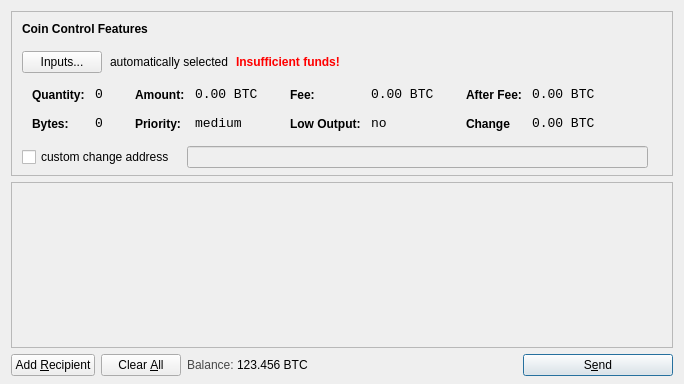
<?xml version="1.0" encoding="UTF-8"?>
<ui version="4.0">
 <class>SendCoinsDialog</class>
 <widget class="QDialog" name="SendCoinsDialog">
  <property name="geometry">
   <rect>
    <x>0</x>
    <y>0</y>
    <width>681</width>
    <height>384</height>
   </rect>
  </property>
  <property name="windowTitle">
   <string>Send Coins</string>
  </property>
  <layout class="QVBoxLayout" name="verticalLayout" stretch="0,1,0">
   <property name="bottomMargin">
    <number>8</number>
   </property>
   <item>
    <widget class="QFrame" name="frameCoinControl">
     <property name="sizePolicy">
      <sizepolicy hsizetype="Expanding" vsizetype="Expanding">
       <horstretch>0</horstretch>
       <verstretch>0</verstretch>
      </sizepolicy>
     </property>
     <property name="maximumSize">
      <size>
       <width>16777215</width>
       <height>16777215</height>
      </size>
     </property>
     <property name="frameShape">
      <enum>QFrame::StyledPanel</enum>
     </property>
     <property name="frameShadow">
      <enum>QFrame::Sunken</enum>
     </property>
     <layout class="QVBoxLayout" name="verticalLayoutCoinControl2">
      <property name="spacing">
       <number>6</number>
      </property>
      <property name="leftMargin">
       <number>0</number>
      </property>
      <property name="topMargin">
       <number>0</number>
      </property>
      <property name="rightMargin">
       <number>0</number>
      </property>
      <property name="bottomMargin">
       <number>6</number>
      </property>
      <item>
       <layout class="QVBoxLayout" name="verticalLayoutCoinControl" stretch="0,0,0,0,1">
        <property name="spacing">
         <number>0</number>
        </property>
        <property name="leftMargin">
         <number>10</number>
        </property>
        <property name="topMargin">
         <number>10</number>
        </property>
        <item>
         <layout class="QHBoxLayout" name="horizontalLayoutCoinControl1">
          <property name="bottomMargin">
           <number>15</number>
          </property>
          <item>
           <widget class="QLabel" name="labelCoinControlFeatures">
            <property name="sizePolicy">
             <sizepolicy hsizetype="Preferred" vsizetype="Maximum">
              <horstretch>0</horstretch>
              <verstretch>0</verstretch>
             </sizepolicy>
            </property>
            <property name="font">
             <font>
              <weight>75</weight>
              <bold>true</bold>
             </font>
            </property>
            <property name="styleSheet">
             <string notr="true">font-weight:bold;</string>
            </property>
            <property name="text">
             <string>Coin Control Features</string>
            </property>
           </widget>
          </item>
         </layout>
        </item>
        <item>
         <layout class="QHBoxLayout" name="horizontalLayoutCoinControl2" stretch="0,0,0,0">
          <property name="spacing">
           <number>8</number>
          </property>
          <property name="bottomMargin">
           <number>10</number>
          </property>
          <item>
           <widget class="QPushButton" name="pushButtonCoinControl">
            <property name="styleSheet">
             <string notr="true"/>
            </property>
            <property name="text">
             <string>Inputs...</string>
            </property>
           </widget>
          </item>
          <item>
           <widget class="QLabel" name="labelCoinControlAutomaticallySelected">
            <property name="text">
             <string>automatically selected</string>
            </property>
            <property name="margin">
             <number>5</number>
            </property>
           </widget>
          </item>
          <item>
           <widget class="QLabel" name="labelCoinControlInsuffFunds">
            <property name="font">
             <font>
              <weight>75</weight>
              <bold>true</bold>
             </font>
            </property>
            <property name="styleSheet">
             <string notr="true">color:red;font-weight:bold;</string>
            </property>
            <property name="text">
             <string>Insufficient funds!</string>
            </property>
            <property name="margin">
             <number>5</number>
            </property>
           </widget>
          </item>
          <item>
           <spacer name="horizontalSpacerCoinControl">
            <property name="orientation">
             <enum>Qt::Horizontal</enum>
            </property>
            <property name="sizeHint" stdset="0">
             <size>
              <width>40</width>
              <height>1</height>
             </size>
            </property>
           </spacer>
          </item>
         </layout>
        </item>
        <item>
         <widget class="QWidget" name="widgetCoinControl" native="true">
          <property name="sizePolicy">
           <sizepolicy hsizetype="Preferred" vsizetype="Preferred">
            <horstretch>0</horstretch>
            <verstretch>0</verstretch>
           </sizepolicy>
          </property>
          <property name="minimumSize">
           <size>
            <width>0</width>
            <height>0</height>
           </size>
          </property>
          <property name="styleSheet">
           <string notr="true"/>
          </property>
          <layout class="QHBoxLayout" name="horizontalLayoutCoinControl5">
           <property name="margin">
            <number>0</number>
           </property>
           <item>
            <layout class="QHBoxLayout" name="horizontalLayoutCoinControl3" stretch="0,0,0,1">
             <property name="spacing">
              <number>20</number>
             </property>
             <property name="topMargin">
              <number>0</number>
             </property>
             <property name="bottomMargin">
              <number>10</number>
             </property>
             <item>
              <layout class="QFormLayout" name="formLayoutCoinControl1">
               <property name="horizontalSpacing">
                <number>10</number>
               </property>
               <property name="verticalSpacing">
                <number>14</number>
               </property>
               <property name="leftMargin">
                <number>10</number>
               </property>
               <property name="topMargin">
                <number>4</number>
               </property>
               <property name="rightMargin">
                <number>6</number>
               </property>
               <item row="0" column="0">
                <widget class="QLabel" name="labelCoinControlQuantityText">
                 <property name="styleSheet">
                  <string notr="true">font-weight:bold;</string>
                 </property>
                 <property name="text">
                  <string>Quantity:</string>
                 </property>
                 <property name="margin">
                  <number>0</number>
                 </property>
                </widget>
               </item>
               <item row="0" column="1">
                <widget class="QLabel" name="labelCoinControlQuantity">
                 <property name="font">
                  <font>
                   <family>Monospace</family>
                   <pointsize>10</pointsize>
                  </font>
                 </property>
                 <property name="cursor">
                  <cursorShape>IBeamCursor</cursorShape>
                 </property>
                 <property name="contextMenuPolicy">
                  <enum>Qt::ActionsContextMenu</enum>
                 </property>
                 <property name="text">
                  <string>0</string>
                 </property>
                 <property name="margin">
                  <number>0</number>
                 </property>
                 <property name="textInteractionFlags">
                  <set>Qt::LinksAccessibleByMouse|Qt::TextSelectableByKeyboard|Qt::TextSelectableByMouse</set>
                 </property>
                </widget>
               </item>
               <item row="1" column="0">
                <widget class="QLabel" name="labelCoinControlBytesText">
                 <property name="styleSheet">
                  <string notr="true">font-weight:bold;</string>
                 </property>
                 <property name="text">
                  <string>Bytes:</string>
                 </property>
                </widget>
               </item>
               <item row="1" column="1">
                <widget class="QLabel" name="labelCoinControlBytes">
                 <property name="font">
                  <font>
                   <family>Monospace</family>
                   <pointsize>10</pointsize>
                  </font>
                 </property>
                 <property name="cursor">
                  <cursorShape>IBeamCursor</cursorShape>
                 </property>
                 <property name="contextMenuPolicy">
                  <enum>Qt::ActionsContextMenu</enum>
                 </property>
                 <property name="text">
                  <string>0</string>
                 </property>
                 <property name="textInteractionFlags">
                  <set>Qt::LinksAccessibleByMouse|Qt::TextSelectableByKeyboard|Qt::TextSelectableByMouse</set>
                 </property>
                </widget>
               </item>
              </layout>
             </item>
             <item>
              <layout class="QFormLayout" name="formLayoutCoinControl2">
               <property name="horizontalSpacing">
                <number>10</number>
               </property>
               <property name="verticalSpacing">
                <number>14</number>
               </property>
               <property name="leftMargin">
                <number>6</number>
               </property>
               <property name="topMargin">
                <number>4</number>
               </property>
               <property name="rightMargin">
                <number>6</number>
               </property>
               <item row="0" column="0">
                <widget class="QLabel" name="labelCoinControlAmountText">
                 <property name="styleSheet">
                  <string notr="true">font-weight:bold;</string>
                 </property>
                 <property name="text">
                  <string>Amount:</string>
                 </property>
                 <property name="margin">
                  <number>0</number>
                 </property>
                </widget>
               </item>
               <item row="0" column="1">
                <widget class="QLabel" name="labelCoinControlAmount">
                 <property name="font">
                  <font>
                   <family>Monospace</family>
                   <pointsize>10</pointsize>
                  </font>
                 </property>
                 <property name="cursor">
                  <cursorShape>IBeamCursor</cursorShape>
                 </property>
                 <property name="contextMenuPolicy">
                  <enum>Qt::ActionsContextMenu</enum>
                 </property>
                 <property name="text">
                  <string>0.00 BTC</string>
                 </property>
                 <property name="textInteractionFlags">
                  <set>Qt::LinksAccessibleByMouse|Qt::TextSelectableByKeyboard|Qt::TextSelectableByMouse</set>
                 </property>
                </widget>
               </item>
               <item row="1" column="0">
                <widget class="QLabel" name="labelCoinControlPriorityText">
                 <property name="styleSheet">
                  <string notr="true">font-weight:bold;</string>
                 </property>
                 <property name="text">
                  <string>Priority:</string>
                 </property>
                </widget>
               </item>
               <item row="1" column="1">
                <widget class="QLabel" name="labelCoinControlPriority">
                 <property name="font">
                  <font>
                   <family>Monospace</family>
                   <pointsize>10</pointsize>
                  </font>
                 </property>
                 <property name="cursor">
                  <cursorShape>IBeamCursor</cursorShape>
                 </property>
                 <property name="contextMenuPolicy">
                  <enum>Qt::ActionsContextMenu</enum>
                 </property>
                 <property name="text">
                  <string>medium</string>
                 </property>
                 <property name="textInteractionFlags">
                  <set>Qt::LinksAccessibleByMouse|Qt::TextSelectableByKeyboard|Qt::TextSelectableByMouse</set>
                 </property>
                </widget>
               </item>
              </layout>
             </item>
             <item>
              <layout class="QFormLayout" name="formLayoutCoinControl3">
               <property name="horizontalSpacing">
                <number>10</number>
               </property>
               <property name="verticalSpacing">
                <number>14</number>
               </property>
               <property name="leftMargin">
                <number>6</number>
               </property>
               <property name="topMargin">
                <number>4</number>
               </property>
               <property name="rightMargin">
                <number>6</number>
               </property>
               <item row="0" column="0">
                <widget class="QLabel" name="labelCoinControlFeeText">
                 <property name="styleSheet">
                  <string notr="true">font-weight:bold;</string>
                 </property>
                 <property name="text">
                  <string>Fee:</string>
                 </property>
                 <property name="margin">
                  <number>0</number>
                 </property>
                </widget>
               </item>
               <item row="0" column="1">
                <widget class="QLabel" name="labelCoinControlFee">
                 <property name="font">
                  <font>
                   <family>Monospace</family>
                   <pointsize>10</pointsize>
                  </font>
                 </property>
                 <property name="cursor">
                  <cursorShape>IBeamCursor</cursorShape>
                 </property>
                 <property name="contextMenuPolicy">
                  <enum>Qt::ActionsContextMenu</enum>
                 </property>
                 <property name="text">
                  <string>0.00 BTC</string>
                 </property>
                 <property name="textInteractionFlags">
                  <set>Qt::LinksAccessibleByMouse|Qt::TextSelectableByKeyboard|Qt::TextSelectableByMouse</set>
                 </property>
                </widget>
               </item>
               <item row="1" column="0">
                <widget class="QLabel" name="labelCoinControlLowOutputText">
                 <property name="styleSheet">
                  <string notr="true">font-weight:bold;</string>
                 </property>
                 <property name="text">
                  <string>Low Output:</string>
                 </property>
                </widget>
               </item>
               <item row="1" column="1">
                <widget class="QLabel" name="labelCoinControlLowOutput">
                 <property name="font">
                  <font>
                   <family>Monospace</family>
                   <pointsize>10</pointsize>
                  </font>
                 </property>
                 <property name="cursor">
                  <cursorShape>IBeamCursor</cursorShape>
                 </property>
                 <property name="contextMenuPolicy">
                  <enum>Qt::ActionsContextMenu</enum>
                 </property>
                 <property name="text">
                  <string>no</string>
                 </property>
                 <property name="textInteractionFlags">
                  <set>Qt::LinksAccessibleByMouse|Qt::TextSelectableByKeyboard|Qt::TextSelectableByMouse</set>
                 </property>
                </widget>
               </item>
              </layout>
             </item>
             <item>
              <layout class="QFormLayout" name="formLayoutCoinControl4">
               <property name="horizontalSpacing">
                <number>10</number>
               </property>
               <property name="verticalSpacing">
                <number>14</number>
               </property>
               <property name="leftMargin">
                <number>6</number>
               </property>
               <property name="topMargin">
                <number>4</number>
               </property>
               <property name="rightMargin">
                <number>6</number>
               </property>
               <item row="0" column="0">
                <widget class="QLabel" name="labelCoinControlAfterFeeText">
                 <property name="styleSheet">
                  <string notr="true">font-weight:bold;</string>
                 </property>
                 <property name="text">
                  <string>After Fee:</string>
                 </property>
                 <property name="margin">
                  <number>0</number>
                 </property>
                </widget>
               </item>
               <item row="0" column="1">
                <widget class="QLabel" name="labelCoinControlAfterFee">
                 <property name="font">
                  <font>
                   <family>Monospace</family>
                   <pointsize>10</pointsize>
                  </font>
                 </property>
                 <property name="cursor">
                  <cursorShape>IBeamCursor</cursorShape>
                 </property>
                 <property name="contextMenuPolicy">
                  <enum>Qt::ActionsContextMenu</enum>
                 </property>
                 <property name="text">
                  <string>0.00 BTC</string>
                 </property>
                 <property name="textInteractionFlags">
                  <set>Qt::LinksAccessibleByMouse|Qt::TextSelectableByKeyboard|Qt::TextSelectableByMouse</set>
                 </property>
                </widget>
               </item>
               <item row="1" column="0">
                <widget class="QLabel" name="labelCoinControlChangeText">
                 <property name="styleSheet">
                  <string notr="true">font-weight:bold;</string>
                 </property>
                 <property name="text">
                  <string>Change</string>
                 </property>
                </widget>
               </item>
               <item row="1" column="1">
                <widget class="QLabel" name="labelCoinControlChange">
                 <property name="font">
                  <font>
                   <family>Monospace</family>
                   <pointsize>10</pointsize>
                  </font>
                 </property>
                 <property name="cursor">
                  <cursorShape>IBeamCursor</cursorShape>
                 </property>
                 <property name="contextMenuPolicy">
                  <enum>Qt::ActionsContextMenu</enum>
                 </property>
                 <property name="text">
                  <string>0.00 BTC</string>
                 </property>
                 <property name="textInteractionFlags">
                  <set>Qt::LinksAccessibleByMouse|Qt::TextSelectableByKeyboard|Qt::TextSelectableByMouse</set>
                 </property>
                </widget>
               </item>
              </layout>
             </item>
            </layout>
           </item>
          </layout>
         </widget>
        </item>
        <item>
         <layout class="QHBoxLayout" name="horizontalLayoutCoinControl4" stretch="0,0,0">
          <property name="spacing">
           <number>12</number>
          </property>
          <property name="sizeConstraint">
           <enum>QLayout::SetDefaultConstraint</enum>
          </property>
          <property name="topMargin">
           <number>5</number>
          </property>
          <property name="rightMargin">
           <number>5</number>
          </property>
          <item>
           <widget class="QCheckBox" name="checkBoxCoinControlChange">
            <property name="text">
             <string>custom change address</string>
            </property>
           </widget>
          </item>
          <item>
           <widget class="QLineEdit" name="lineEditCoinControlChange">
            <property name="enabled">
             <bool>false</bool>
            </property>
            <property name="sizePolicy">
             <sizepolicy hsizetype="Expanding" vsizetype="Fixed">
              <horstretch>0</horstretch>
              <verstretch>0</verstretch>
             </sizepolicy>
            </property>
           </widget>
          </item>
          <item>
           <widget class="QLabel" name="labelCoinControlChangeLabel">
            <property name="sizePolicy">
             <sizepolicy hsizetype="Preferred" vsizetype="Expanding">
              <horstretch>0</horstretch>
              <verstretch>0</verstretch>
             </sizepolicy>
            </property>
            <property name="minimumSize">
             <size>
              <width>0</width>
              <height>0</height>
             </size>
            </property>
            <property name="text">
             <string/>
            </property>
            <property name="margin">
             <number>3</number>
            </property>
           </widget>
          </item>
         </layout>
        </item>
        <item>
         <spacer name="verticalSpacerCoinControl">
          <property name="orientation">
           <enum>Qt::Vertical</enum>
          </property>
          <property name="sizeHint" stdset="0">
           <size>
            <width>650</width>
            <height>1</height>
           </size>
          </property>
         </spacer>
        </item>
       </layout>
      </item>
     </layout>
    </widget>
   </item>
   <item>
    <widget class="QScrollArea" name="scrollArea">
     <property name="widgetResizable">
      <bool>true</bool>
     </property>
     <widget class="QWidget" name="scrollAreaWidgetContents">
      <property name="geometry">
       <rect>
        <x>0</x>
        <y>0</y>
        <width>661</width>
        <height>158</height>
       </rect>
      </property>
      <layout class="QVBoxLayout" name="verticalLayout_2">
       <property name="margin">
        <number>0</number>
       </property>
       <item>
        <layout class="QVBoxLayout" name="entries">
         <property name="spacing">
          <number>6</number>
         </property>
        </layout>
       </item>
       <item>
        <spacer name="verticalSpacer">
         <property name="orientation">
          <enum>Qt::Vertical</enum>
         </property>
         <property name="sizeHint" stdset="0">
          <size>
           <width>20</width>
           <height>40</height>
          </size>
         </property>
        </spacer>
       </item>
      </layout>
     </widget>
    </widget>
   </item>
   <item>
    <layout class="QHBoxLayout" name="horizontalLayout">
     <item>
      <widget class="QPushButton" name="addButton">
       <property name="toolTip">
        <string>Send to multiple recipients at once</string>
       </property>
       <property name="text">
        <string>Add &amp;Recipient</string>
       </property>
       <property name="icon">
        <iconset resource="../bitcoin.qrc">
         <normaloff>:/icons/add</normaloff>:/icons/add</iconset>
       </property>
       <property name="autoDefault">
        <bool>false</bool>
       </property>
      </widget>
     </item>
     <item>
      <widget class="QPushButton" name="clearButton">
       <property name="sizePolicy">
        <sizepolicy hsizetype="Minimum" vsizetype="Fixed">
         <horstretch>0</horstretch>
         <verstretch>0</verstretch>
        </sizepolicy>
       </property>
       <property name="toolTip">
        <string>Remove all transaction fields</string>
       </property>
       <property name="text">
        <string>Clear &amp;All</string>
       </property>
       <property name="icon">
        <iconset resource="../bitcoin.qrc">
         <normaloff>:/icons/remove</normaloff>:/icons/remove</iconset>
       </property>
       <property name="autoRepeatDelay">
        <number>300</number>
       </property>
       <property name="autoDefault">
        <bool>false</bool>
       </property>
      </widget>
     </item>
     <item>
      <layout class="QHBoxLayout" name="horizontalLayout_2">
       <property name="spacing">
        <number>3</number>
       </property>
       <item>
        <widget class="QLabel" name="label">
         <property name="sizePolicy">
          <sizepolicy hsizetype="Preferred" vsizetype="Fixed">
           <horstretch>0</horstretch>
           <verstretch>0</verstretch>
          </sizepolicy>
         </property>
         <property name="styleSheet">
          <string notr="true">#label { color: #464747; }</string>
         </property>
         <property name="text">
          <string>Balance:</string>
         </property>
        </widget>
       </item>
       <item>
        <widget class="QLabel" name="labelBalance">
         <property name="sizePolicy">
          <sizepolicy hsizetype="Preferred" vsizetype="Fixed">
           <horstretch>0</horstretch>
           <verstretch>0</verstretch>
          </sizepolicy>
         </property>
         <property name="cursor">
          <cursorShape>IBeamCursor</cursorShape>
         </property>
         <property name="styleSheet">
          <string notr="true">#label { color: #464747; }</string>
         </property>
         <property name="text">
          <string>123.456 BTC</string>
         </property>
         <property name="textInteractionFlags">
          <set>Qt::LinksAccessibleByMouse|Qt::TextSelectableByKeyboard|Qt::TextSelectableByMouse</set>
         </property>
        </widget>
       </item>
      </layout>
     </item>
     <item>
      <spacer name="horizontalSpacer">
       <property name="orientation">
        <enum>Qt::Horizontal</enum>
       </property>
       <property name="sizeHint" stdset="0">
        <size>
         <width>40</width>
         <height>20</height>
        </size>
       </property>
      </spacer>
     </item>
     <item>
      <widget class="QPushButton" name="sendButton">
       <property name="minimumSize">
        <size>
         <width>150</width>
         <height>0</height>
        </size>
       </property>
       <property name="toolTip">
        <string>Confirm the send action</string>
       </property>
       <property name="text">
        <string>S&amp;end</string>
       </property>
       <property name="icon">
        <iconset resource="../bitcoin.qrc">
         <normaloff>:/icons/send</normaloff>:/icons/send</iconset>
       </property>
       <property name="default">
        <bool>true</bool>
       </property>
      </widget>
     </item>
    </layout>
   </item>
  </layout>
 </widget>
 <resources>
  <include location="../bitcoin.qrc"/>
 </resources>
 <connections/>
</ui>
